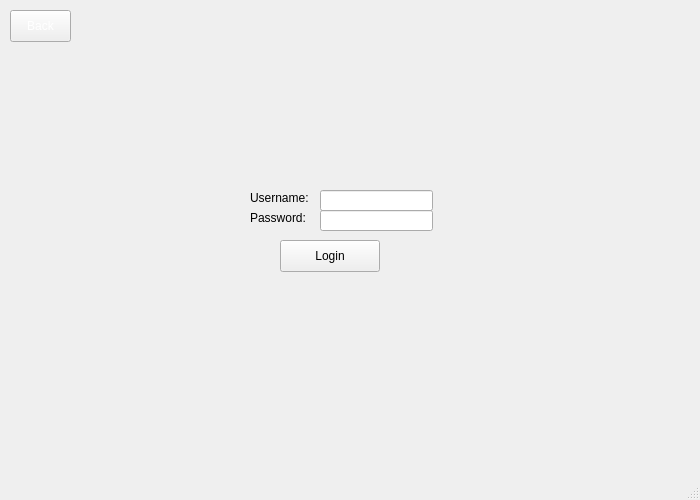
<?xml version="1.0" encoding="UTF-8"?>
<ui version="4.0">
 <class>MainWindow</class>
 <widget class="QMainWindow" name="MainWindow">
  <property name="geometry">
   <rect>
    <x>0</x>
    <y>0</y>
    <width>700</width>
    <height>500</height>
   </rect>
  </property>
  <property name="windowTitle">
   <string>MainWindow</string>
  </property>
  <widget class="QWidget" name="centralwidget">
   <widget class="QLabel" name="usernamelabel">
    <property name="geometry">
     <rect>
      <x>250</x>
      <y>190</y>
      <width>71</width>
      <height>16</height>
     </rect>
    </property>
    <property name="text">
     <string>Username:</string>
    </property>
   </widget>
   <widget class="QPushButton" name="pushButton_2">
    <property name="geometry">
     <rect>
      <x>10</x>
      <y>10</y>
      <width>61</width>
      <height>32</height>
     </rect>
    </property>
    <property name="styleSheet">
     <string notr="true">color: white
;
</string>
    </property>
    <property name="text">
     <string>Back</string>
    </property>
   </widget>
   <widget class="QPushButton" name="pushButton">
    <property name="geometry">
     <rect>
      <x>280</x>
      <y>240</y>
      <width>100</width>
      <height>32</height>
     </rect>
    </property>
    <property name="autoFillBackground">
     <bool>false</bool>
    </property>
    <property name="text">
     <string>Login</string>
    </property>
   </widget>
   <widget class="QLabel" name="userpasswordlabel">
    <property name="geometry">
     <rect>
      <x>250</x>
      <y>210</y>
      <width>61</width>
      <height>16</height>
     </rect>
    </property>
    <property name="text">
     <string>Password:</string>
    </property>
   </widget>
   <widget class="QLineEdit" name="userpass">
    <property name="geometry">
     <rect>
      <x>320</x>
      <y>210</y>
      <width>113</width>
      <height>21</height>
     </rect>
    </property>
   </widget>
   <widget class="QLineEdit" name="usertext">
    <property name="geometry">
     <rect>
      <x>320</x>
      <y>190</y>
      <width>113</width>
      <height>21</height>
     </rect>
    </property>
   </widget>
   <widget class="QLabel" name="errormessagebox">
    <property name="geometry">
     <rect>
      <x>240</x>
      <y>140</y>
      <width>201</width>
      <height>20</height>
     </rect>
    </property>
    <property name="styleSheet">
     <string notr="true">color: white;
</string>
    </property>
    <property name="text">
     <string/>
    </property>
   </widget>
  </widget>
  <widget class="QMenuBar" name="menubar">
   <property name="geometry">
    <rect>
     <x>0</x>
     <y>0</y>
     <width>700</width>
     <height>36</height>
    </rect>
   </property>
  </widget>
  <widget class="QStatusBar" name="statusbar"/>
 </widget>
 <resources/>
 <connections/>
</ui>
